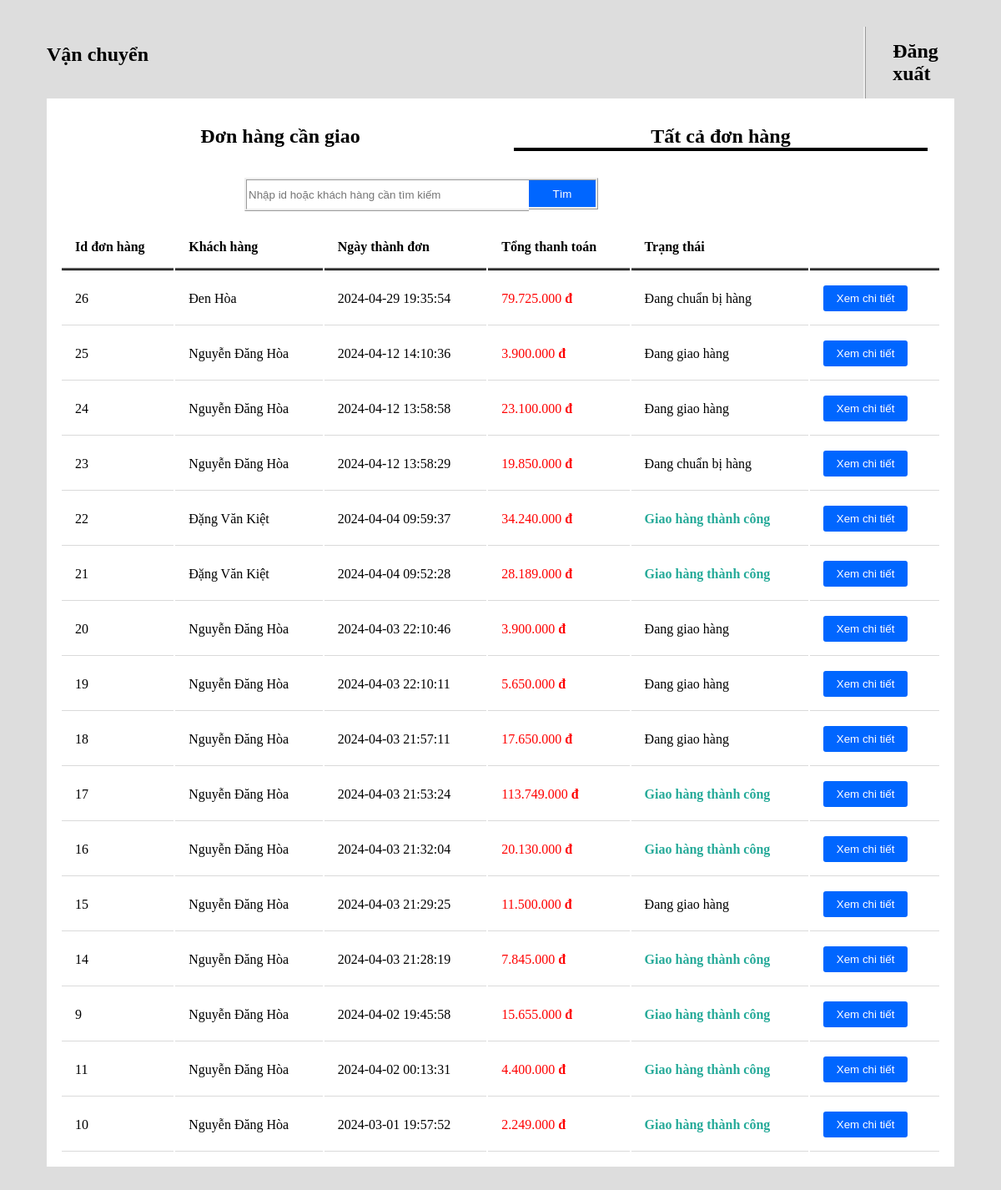
/view/a_deliver_unit_all.php, run on the app's committed database.
### tables this page shows
CREATE TABLE `orders` (
  `orderId` int(11) NOT NULL,
  `customerId` int(11) NOT NULL,
  `date` datetime NOT NULL,
  `status` varchar(50) NOT NULL,
  `paymentMethods` char(50) NOT NULL
);

CREATE TABLE `customers` (
  `customerId` int(11) NOT NULL,
  `customerName` char(50) NOT NULL,
  `phone` char(10) NOT NULL,
  `email` char(50) NOT NULL,
  `address` char(255) NOT NULL,
  `password` char(40) NOT NULL,
  `gender` char(10) NOT NULL,
  `birthday` date NOT NULL,
  `customerImg` text NOT NULL,
  `creditCardCode` char(11) NOT NULL
);

### model/OrdersDB.php (called while the page is built, shortened)
<?php
class OrdersDB
{
    public function Delivery_Order_All()
    {
        $db = Database::getDB();
        $query = 'SELECT * FROM `orders` ORDER BY date DESC';
        $statement = $db->prepare($query);
        $statement->execute();
        $lists = $statement->fetchAll();
        return $lists;
    }
}

### model/CustomerDB.php (called while the page is built, shortened)
<?php
class CustomerDB
{
    public function Get_Customers_CustomerId($customerId)
    {
        $db = Database::getDB();
        $query = 'SELECT customerName FROM customers where customerId=:customerId';
        $statement = $db->prepare($query);
        $statement->bindValue(':customerId', $customerId);
        $statement->execute();
        $lists = $statement->fetch();
        return $lists;
    }
}

### model/OrderDetailDB.php (called while the page is built, shortened)
<?php
class OrderDetailDB
{
    public function Sum_Price_Product_Orders($customerId, $orderId)
    {
        $db = Database::getDB();
        $query = 'SELECT sum((orderdetail.price)*(orderdetail.quantity)) FROM `orders` JOIN orderdetail on orders.orderId=orderdetail.orderId
        JOIN products p on orderdetail.productId=p.productId
        WHERE customerId=:customerId and orders.orderId=:orderId  ORDER BY date DESC';
        $statement = $db->prepare($query);
        $statement->bindValue(':customerId', $customerId);
        $statement->bindValue(':orderId', $orderId);
        $statement->execute();
        $lists = $statement->fetchColumn();
        return $lists;
    }
}

### view/a_deliver_unit_all.php (the view, shortened to what this page needs)
<?php
require_once('../model/CustomerDB.php');
require_once('../model/OrdersDB.php');
require_once('../model/OrderDetailDB.php');
?>
<!DOCTYPE html>
<html lang="en">
<head>
    <link rel="stylesheet" href="../view/css/admin.css">
</head>
<body>
    <div class="body" style="display: grid; grid-template-columns: 100%;">
        <div>
            <section class="main">
                <div class="nav">
                    <div>
                        <h1>Vận chuyển</h1>
                    </div>
                    <div></div>
                    <div class="nav_admin">
                        <h2>
                            <a href="../controller/user_controller.php?action=logout">Đăng xuất</a>
                        </h2>
                    </div>
                </div>
                <div class="body_main">
                    <div class="sp" id="sp">
                        <h2 class="namett"><a href="../view/a_delivery_unit.php">Đơn hàng cần giao</a>
                        </h2>
                        <h2 class="orderall" id="choose"><a href="../view/a_deliver_unit_all.php">Tất cả đơn
                                hàng</a></h2>
                    </div>
                    <div class="search">
                        <form action="../controller/admin_controller.php?action=seach_order&seach=" method="post">
                            <input type="text" name="seach" placeholder="Nhập id hoặc khách hàng cần tìm kiếm" value="">
                            <input type="submit" value="Tìm">
                        </form>
                    </div>
                    <div>
                        <table class="table_order">
                            <thead>
                                <tr>
                                    <th>Id đơn hàng</th>
                                    <th>Khách hàng</th>
                                    <th>Ngày thành đơn</th>
                                    <th>Tổng thanh toán</th>
                                    <th>Trạng thái</th>
                                    <th></th>
                                </tr>
                            </thead>
                            <tbody>
                                <?php global $seach_p;
                                $OrdersDB = new OrdersDB;
                                $OrderDetailDB = new OrderDetailDB;
                                $CustomerDB = new CustomerDB;
                                if ($seach_p == null) {
                                    $list_o = $OrdersDB->Delivery_Order_All();
                                    foreach ($list_o as $l_o) {
                                        $i_c = $CustomerDB->Get_Customers_CustomerId($l_o['customerId']);
                                        $tsum = $OrderDetailDB->Sum_Price_Product_Orders($l_o['customerId'], $l_o['orderId']);
                                ?>
                                        <tr>
                                            <form action="../controller/admin_controller.php?action=order_detail_ship" method="post">
                                                <td><?php echo  $l_o['orderId'] ?></td>
                                                <td><?php echo  $i_c['customerName'] ?></td>
                                                <td><?php echo  $l_o['date'] ?></td>
                                                <td style="color: red;">
                                                    <?php echo number_format($tsum, 0, ',', '.') ?><span style="font-weight: bolder;"> đ</span></td>
                                                <td>
                                                    <?php if ($l_o['status'] == 0) {
                                                        echo 'Đang chuẩn bị hàng';
                                                    }
                                                    if ($l_o['status'] == 1) {
                                                        echo 'Đang giao hàng';
                                                    }
                                                    if ($l_o['status'] == 2) {
                                                        echo '<h4  class="gttc">Giao hàng thành công</h4>';
                                                    } ?>
                                                </td>
                                                <td class="subm"><input type="submit" value="Xem chi tiết"></td>
                                            </form>
                                        </tr>
                                    <?php }
                                } ?>
                            </tbody>
                        </table>
                    </div>
                </div>
            </section>
        </div>
</body>
</html>

### view/css/admin.css (style rules this page uses)
body { background-color: #DDDDDD; }
body>div.body { margin: 2pc 3pc; display: grid; grid-template-columns: 25% 75%; }
div.nav { display: grid; grid-template-columns: 20% 70% 10%; }
div.search { width: 100%; }
div.search>form { width: 79%; justify-content: center; align-self: center; display: flex; padding: 1pc; }
div.search>form>input[type='text'] { height: 2pc; width: 40%; border: ridge; border-right: none; }
div.search>form>input[type='submit'] { height: 2.4pc; width: 10%; border: ridge; border-left: none; color: white; background-color: #0066FF; }
div.nav_admin>h2 { margin: 1pc 2pc; }
div.nav_admin>h2>a { text-decoration: none; color: black; }
div.nav_admin { border-left: ridge; }
div.body_main { background-color: white; padding: 1pc; }
.subm>input[type='submit'] { background-color: #0066FF; color: white; padding: 0.5pc 1pc; border-radius: 3px; border: none; }
table.table_order { width: 100%; }
table.table_order>thead>tr>th,table.table_one>thead>tr>th { text-align: start; border-bottom: ridge #000000; padding: 1pc; }
table.table_order>tbody>tr>td,table.table_one>tbody>form>tr>td { border-bottom: ridge 1px #dadada; padding: 1pc; }
h4.gttc { color:#26aa99; margin: 0; }
#sp { display: grid; grid-template-columns: 50% 50%; }
#sp>h2>a { color: #000000; text-decoration: none; }
#sp>h2 { text-align: center; margin: 1pc; }
#choose { border-bottom: solid 4px; }

### data on the page
orders: orderId "26", customerId.customerName "Đen Hòa", date "2024-04-29 19:35:54", tsum "79.725.000", status "Đang chuẩn bị hàng"
orders: orderId "25", customerId.customerName "Nguyễn Đăng Hòa", date "2024-04-12 14:10:36", tsum "3.900.000", status "Đang giao hàng"
orders: orderId "24", customerId.customerName "Nguyễn Đăng Hòa", date "2024-04-12 13:58:58", tsum "23.100.000", status "Đang giao hàng"
orders: orderId "23", customerId.customerName "Nguyễn Đăng Hòa", date "2024-04-12 13:58:29", tsum "19.850.000", status "Đang chuẩn bị hàng"
orders: orderId "22", customerId.customerName "Đặng Văn Kiệt", date "2024-04-04 09:59:37", tsum "34.240.000", status "Giao hàng thành công"
orders: orderId "21", customerId.customerName "Đặng Văn Kiệt", date "2024-04-04 09:52:28", tsum "28.189.000", status "Giao hàng thành công"
orders: orderId "20", customerId.customerName "Nguyễn Đăng Hòa", date "2024-04-03 22:10:46", tsum "3.900.000", status "Đang giao hàng"
orders: orderId "19", customerId.customerName "Nguyễn Đăng Hòa", date "2024-04-03 22:10:11", tsum "5.650.000", status "Đang giao hàng"
orders: orderId "18", customerId.customerName "Nguyễn Đăng Hòa", date "2024-04-03 21:57:11", tsum "17.650.000", status "Đang giao hàng"
orders: orderId "17", customerId.customerName "Nguyễn Đăng Hòa", date "2024-04-03 21:53:24", tsum "113.749.000", status "Giao hàng thành công"
orders: orderId "16", customerId.customerName "Nguyễn Đăng Hòa", date "2024-04-03 21:32:04", tsum "20.130.000", status "Giao hàng thành công"
orders: orderId "15", customerId.customerName "Nguyễn Đăng Hòa", date "2024-04-03 21:29:25", tsum "11.500.000", status "Đang giao hàng"
orders: orderId "14", customerId.customerName "Nguyễn Đăng Hòa", date "2024-04-03 21:28:19", tsum "7.845.000", status "Giao hàng thành công"
orders: orderId "9", customerId.customerName "Nguyễn Đăng Hòa", date "2024-04-02 19:45:58", tsum "15.655.000", status "Giao hàng thành công"
orders: orderId "11", customerId.customerName "Nguyễn Đăng Hòa", date "2024-04-02 00:13:31", tsum "4.400.000", status "Giao hàng thành công"
orders: orderId "10", customerId.customerName "Nguyễn Đăng Hòa", date "2024-03-01 19:57:52", tsum "2.249.000", status "Giao hàng thành công"
